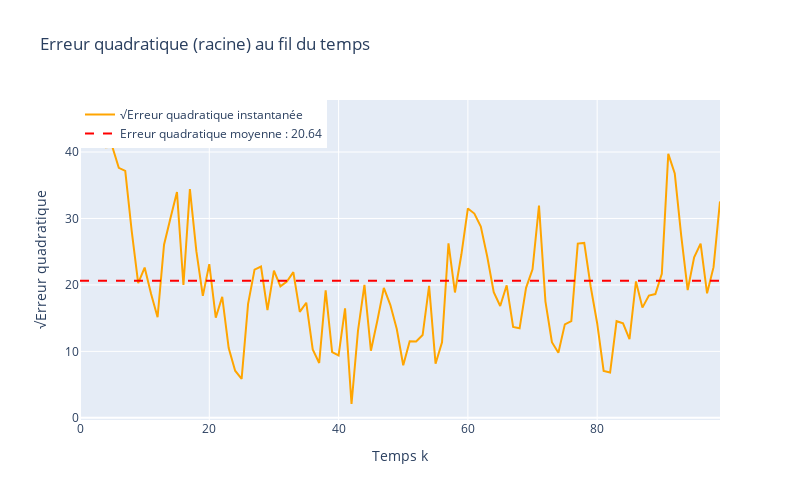

Notebook cell for this chart:
### Code cell
# --- Courbe d'erreur quadratique moyenne instantanée ---
fig = go.Figure()

# Courbe des √erreurs à chaque instant
fig.add_trace(go.Scatter(
    y=np.sqrt(err_quadra),
    x=np.arange(T),
    mode='lines',
    name='√Erreur quadratique instantanée',
    line=dict(color='orange')
))

# Ligne horizontale = erreur moyenne
fig.add_trace(go.Scatter(
    y=[erreur_moyenne] * T,
    x=np.arange(T),
    mode='lines',
    name=f'Erreur quadratique moyenne : {erreur_moyenne:.2f}',
    line=dict(dash='dash', color='red')
))

fig.update_layout(
    title="Erreur quadratique (racine) au fil du temps",
    xaxis_title="Temps k",
    yaxis_title="√Erreur quadratique",
    legend=dict(x=0, y=1),
    width=800,
    height=500,
    grid=dict(rows=1, columns=1)
)

fig.show()

### Figure 1 — Plotly figure (JSON) as saved in the notebook; plotly's stock layout.template omitted (floating-point values rounded to 4 significant figures)
{"data": [{"line": {"color": "orange"}, "mode": "lines", "name": "√Erreur quadratique instantanée", "type": "scatter", "x": [0, 1, 2, 3, 4, 5, 6, 7, 8, 9, 10, 11, 12, 13, 14, 15, 16, 17, 18, 19, 20, 21, 22, 23, 24, 25, 26, 27, 28, 29, 30, 31, 32, 33, 34, 35, 36, 37, 38, 39, 40, 41, 42, 43, 44, 45, 46, 47, 48, 49, 50, 51, 52, 53, 54, 55, 56, 57, 58, 59, 60, 61, 62, 63, 64, 65, 66, 67, 68, 69, 70, 71, 72, 73, 74, 75, 76, 77, 78, 79, 80, 81, 82, 83, 84, 85, 86, 87, 88, 89, 90, 91, 92, 93, 94, 95, 96, 97, 98, 99], "y": [44.64, 45.22, 45.42, 44.87, 40.74, 40.79, 37.63, 37.16, 28.11, 20.26, 22.61, 18.62, 15.14, 26.05, 30.07, 33.97, 19.98, 34.43, 25.08, 18.36, 23.14, 15.07, 18.21, 10.5, 7.095, 5.864, 17.16, 22.31, 22.76, 16.2, 22.15, 19.78, 20.52, 21.93, 15.95, 17.32, 10.29, 8.25, 19.18, 9.886, 9.384, 16.47, 2.077, 13.09, 20.01, 10.09, 14.65, 19.55, 17.0, 13.36, 7.902, 11.51, 11.47, 12.46, 19.85, 8.145, 11.35, 26.27, 18.86, 24.61, 31.51, 30.74, 28.79, 24.24, 18.91, 16.83, 19.94, 13.67, 13.47, 19.56, 22.35, 31.94, 17.5, 11.38, 9.789, 14.07, 14.56, 26.22, 26.32, 19.73, 14.23, 7.061, 6.809, 14.54, 14.23, 11.86, 20.52, 16.58, 18.39, 18.62, 21.69, 39.73, 36.77, 27.42, 19.23, 24.16, 26.22, 18.74, 22.68, 32.57]}, {"line": {"color": "red", "dash": "dash"}, "mode": "lines", "name": "Erreur quadratique moyenne : 20.64", "type": "scatter", "x": [0, 1, 2, 3, 4, 5, 6, 7, 8, 9, 10, 11, 12, 13, 14, 15, 16, 17, 18, 19, 20, 21, 22, 23, 24, 25, 26, 27, 28, 29, 30, 31, 32, 33, 34, 35, 36, 37, 38, 39, 40, 41, 42, 43, 44, 45, 46, 47, 48, 49, 50, 51, 52, 53, 54, 55, 56, 57, 58, 59, 60, 61, 62, 63, 64, 65, 66, 67, 68, 69, 70, 71, 72, 73, 74, 75, 76, 77, 78, 79, 80, 81, 82, 83, 84, 85, 86, 87, 88, 89, 90, 91, 92, 93, 94, 95, 96, 97, 98, 99], "y": [20.64, 20.64, 20.64, 20.64, 20.64, 20.64, 20.64, 20.64, 20.64, 20.64, 20.64, 20.64, 20.64, 20.64, 20.64, 20.64, 20.64, 20.64, 20.64, 20.64, 20.64, 20.64, 20.64, 20.64, 20.64, 20.64, 20.64, 20.64, 20.64, 20.64, 20.64, 20.64, 20.64, 20.64, 20.64, 20.64, 20.64, 20.64, 20.64, 20.64, 20.64, 20.64, 20.64, 20.64, 20.64, 20.64, 20.64, 20.64, 20.64, 20.64, 20.64, 20.64, 20.64, 20.64, 20.64, 20.64, 20.64, 20.64, 20.64, 20.64, 20.64, 20.64, 20.64, 20.64, 20.64, 20.64, 20.64, 20.64, 20.64, 20.64, 20.64, 20.64, 20.64, 20.64, 20.64, 20.64, 20.64, 20.64, 20.64, 20.64, 20.64, 20.64, 20.64, 20.64, 20.64, 20.64, 20.64, 20.64, 20.64, 20.64, 20.64, 20.64, 20.64, 20.64, 20.64, 20.64, 20.64, 20.64, 20.64, 20.64]}], "layout": {"grid": {"columns": 1, "rows": 1}, "height": 500, "legend": {"x": 0, "y": 1}, "title": {"text": "Erreur quadratique (racine) au fil du temps"}, "width": 800, "xaxis": {"title": {"text": "Temps k"}}, "yaxis": {"title": {"text": "√Erreur quadratique"}}}}
